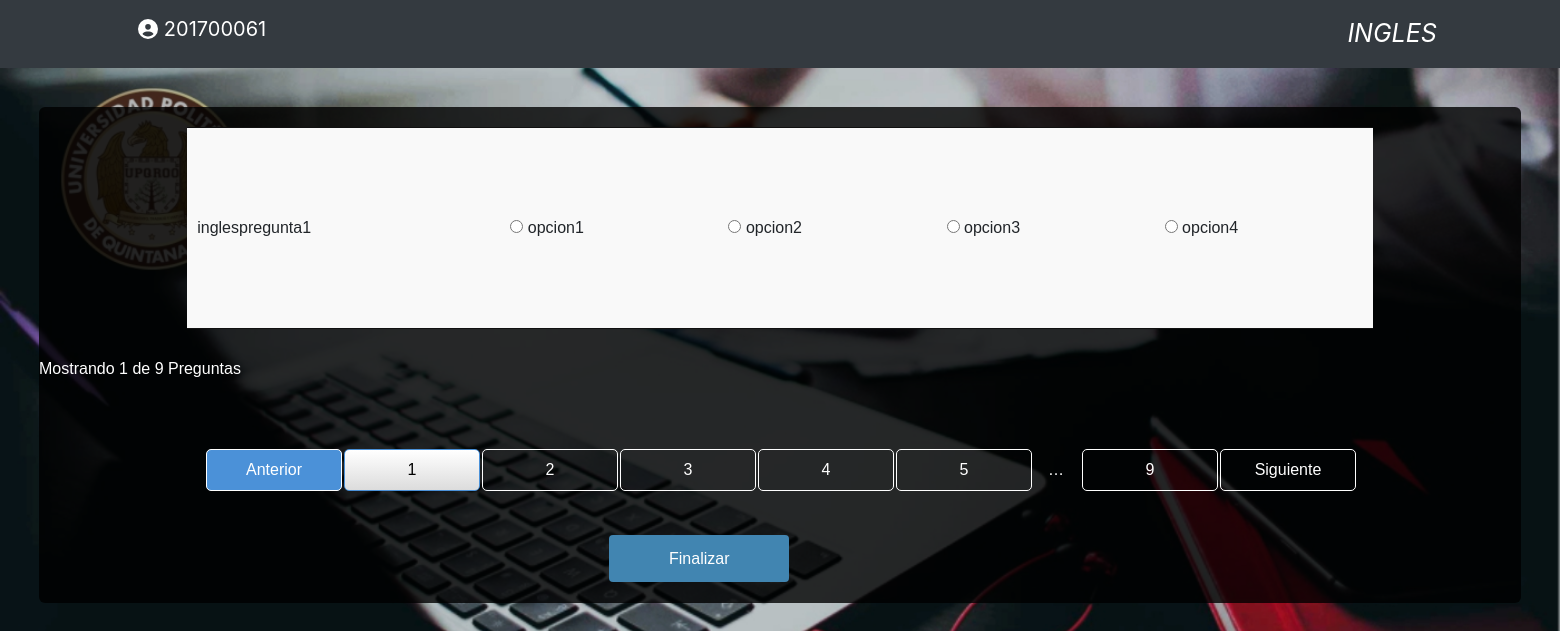
Screenshot of /Alumno/Evaluacion.php?id=2 (signed in) with the database file from the repository.
### tables this page shows
CREATE TABLE `calificaciones` (
  `id` int(11) NOT NULL,
  `id_asignatura` int(11) NOT NULL,
  `id_usuario` int(11) NOT NULL,
  `asignatura` text NOT NULL,
  `calificacion` text DEFAULT NULL,
  `status` int(11) NOT NULL
);

CREATE TABLE `preguntas` (
  `id_pregunta` int(10) NOT NULL,
  `pregunta` text DEFAULT NULL,
  `imagenPregunta` text DEFAULT NULL,
  `opcion1` text DEFAULT NULL,
  `imagenOpcion1` text DEFAULT NULL,
  `opcion2` text DEFAULT NULL,
  `imagenOpcion2` text DEFAULT NULL,
  `opcion3` text DEFAULT NULL,
  `imagenOpcion3` text DEFAULT NULL,
  `opcion4` text DEFAULT NULL,
  `imagenOpcion4` text DEFAULT NULL,
  `respuesta` text NOT NULL,
  `asignatura_idasignatura` int(11) NOT NULL
);

### Alumno/Evaluacion.php (the view, shortened to what this page needs)
<?php
    if(!isset($_GET['id'])){
    	header("Location: dashboard.php");
    }else{
    	$id = $_GET['id'];
    }
    $asignatura = "";
    require('../php/conexion.php');
	$consulta = $mysqli->query("SELECT * FROM calificaciones WHERE id_asignatura=".$id." AND id_usuario=".$_SESSION['matricula']);
	$result = mysqli_fetch_assoc($consulta);
	if($result['status'] == 1){
		header("Location: dashboard.php");
	}else{
		$asignatura = $result['asignatura'];
	}
?>
<!DOCTYPE html>
<html lang="en">
<head>
	<link href="../css/bootstrap.min.css" rel="stylesheet">
	<link rel="stylesheet" href="../bootstrap4/css/bootstrap.css">
    <link rel="stylesheet" type="text/css" href="../fontawesome-free-5.11.2-web/css/all.css">
    <link rel="stylesheet" type="text/css" href="../css/alumn.css">
	<link rel="stylesheet" type="text/css" href="../css/tools.css">
	<link rel="stylesheet" type="text/css" href="../DataTables/datatables.css">
    <link rel="stylesheet" type="text/css" href="../sweetalert2-9.4.0/package/src/sweetalert2.min.css">
</head>
<body>
 <nav class="navbar navbar-dark bg-dark justify-content-between" style="border-radius: 0px;">
 <a class="navbar-brand" style="color: white; margin-right: 60rem;"> <i class="fas fa-user-circle"> </i> <?php echo $_SESSION['matricula']; ?>  </a>
  <i style="color: white; font-size: 25px;"> <?php  echo strtoupper($asignatura) ; ?></i>
</nav>
	<div class="principal-content justify-center">
						<div class="justify-center">
						<div class="black-containerQ">
								<table id="table_id" class="display">
								    <thead>
								        <tr>
								            <th></th>
								            <th></th>
								            <th></th>
								            <th></th>
								            <th></th>
								        </tr>
								    </thead>
								    <tbody>
								    	<?php
											$consulta2 = $mysqli->query("SELECT * FROM preguntas WHERE asignatura_idasignatura=".$id."  LIMIT 30");
											while ($resultado = mysqli_fetch_assoc($consulta2)) {
								    	?>
								        <tr style="height: 200px; width:100px;">
								        	<td >
								        		<?php
								        			if($resultado['pregunta'] == null){
								        		?>
								        		<?php
								        			}else{
								        				echo $resultado['pregunta'];
								        			}
								        		?>
								        	</td>
											<td>
								        		<input  type="radio" name="<?php echo $resultado['id_pregunta'] ?>" value="1" onclick="capturar(this);">
								        		<?php
								        			if($resultado['opcion1'] == null){
								        			}else{
								        				echo $resultado['opcion1'];
								        			}
								        		?>
								        	</td>
											<td>
								        		<input type="radio" name="<?php echo $resultado['id_pregunta'] ?>" value="2" onclick="capturar(this);">
								        		<?php
								        			if($resultado['opcion2'] == null){
								        			}else{
								        				echo $resultado['opcion2'];
								        			}
								        		?>
								        	</td>
											<td>
								        		<input type="radio" name="<?php echo $resultado['id_pregunta'] ?>" value="3" onclick="capturar(this);">
								        		<?php
								        			if($resultado['opcion3'] == null){
								        			}else{
								        				echo $resultado['opcion3'];
								        			}
								        		?>
								        	</td>
											<td>
								        		<input type="radio" name="<?php echo $resultado['id_pregunta'] ?>" value="4" onclick="capturar(this);">
								        		<?php
								        			if($resultado['opcion4'] == null){
								        			}else{
								        				echo $resultado['opcion4'];
								        			}
								        		?>
								        	</td>
								        </tr>
								        <?php } $mysqli->close();?>
								    </tbody>
								</table>
								<br>
								<div class="cedula " style="margin-left: 570px;">
						   <a class="btn-eval2 text-center" style="text-decoration: none" onclick="redireccion(<?php echo $id ?>);">Finalizar</a>
						</div>
					</div>
		</div>
	</div>
</body>
</html>

### css/alumn.css (style rules this page uses)
body { background: url(../imagenes/Fondo-web.jpg); background-size: cover; background-repeat: no-repeat; height: 100%; background-attachment: fixed; }
.principal-content { height: 100%; font-family: Verdana,sans-serif; }
.black-containerQ { background-color: rgba(0, 0, 0, 0.8); border-radius: 6px; width: 95%; margin: 2.5%; padding-top: 25% padding: 0px 0 40px 0; align-content: center; }
.cedula, .reporte { padding: 32px 0; background-color: transparent; }
.cedula { color: black; }
.btn-eval2 { width: 40%; padding: 15px 60px; color: white; background-color:#4185b1; border-radius: 4px; cursor: pointer; }

### css/tools.css (style rules this page uses)
* { padding: 0; margin: 0; }
html { font-size: 100%; }
*, *:before, *:after { box-sizing: border-box; }
body { overflow-x: hidden; font-display: fallback; }
.justify-center { justify-content: center; }
.text-center { text-align: center; }
div { width: 100%; }

### DataTables/datatables.css (style rules this page uses)
table.dataTable { width: 80%; margin: 0 auto; clear: both; border-collapse: separate; border-spacing: 0; }
table.dataTable thead th, table.dataTable tfoot th { font-weight: bold; }
table.dataTable thead th, table.dataTable thead td { padding: 10px 18px; border-bottom: 1px solid #111; }
table.dataTable tbody tr { background-color: #ffffff; }
table.dataTable tbody th, table.dataTable tbody td { padding: 25px 10px; }
table.dataTable.row-border tbody th, table.dataTable.row-border tbody td, table.dataTable.display tbody th, table.dataTable.display tbody td { border-top: 1px solid #ddd; }
table.dataTable.row-border tbody tr:first-child th, table.dataTable.row-border tbody tr:first-child td, table.dataTable.display tbody tr:first-child th, table.dataTable.display tbody tr:first-child td { border-top: none; }
table.dataTable.stripe tbody tr.odd, table.dataTable.display tbody tr.odd { background-color: #f9f9f9; }
table.dataTable.no-footer { border-bottom: 1px solid #111; }
table.dataTable, table.dataTable th, table.dataTable td { box-sizing: content-box; }

### rows the page displays
calificaciones: asignatura "INGLES"
preguntas: pregunta "inglespregunta1", opcion1 "opcion1", opcion2 "opcion2", opcion3 "opcion3", opcion4 "opcion4"

### other values shown
$_SESSION['matricula'] "201700061"
